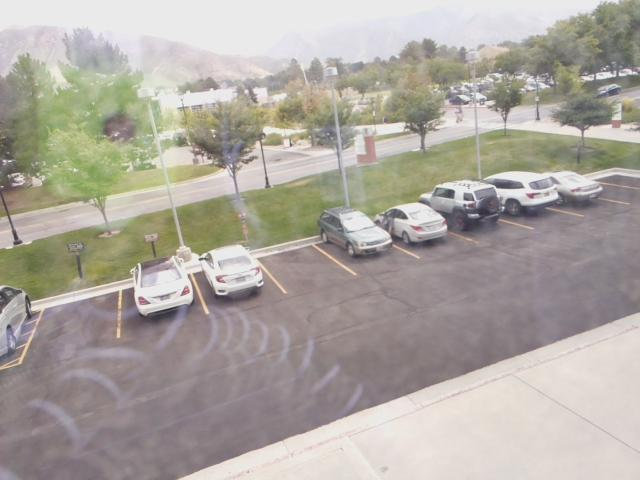
%> input picture _A2/im1.jpg, 640 x 480 px
$ octave --eval "result = CS6640_Laws(imread('im1.jpg'));"   (GNU Octave 9; MATLAB toolbox functions it lacks are replaced by stand-ins)
%> lines starting %> are read from the running program, lines starting %| are printed output that depends on the picture
function T = CS6640_Laws(im)
% CS6640_Laws - compute texture parameters
% On input:
%     im (MxN array): input image
% On output:
%     T (M*Nx10 array): texture parameters
%     each texture parameter is a column vector in T
% Call:
%     T = CS6640_Laws(im);
% Author:
%     Cade Parkison
%     UU
%     Fall 2018
%

% Convert to grayscale if not already grayscale
if size(im,3) == 3
    img=rgb2gray(im);
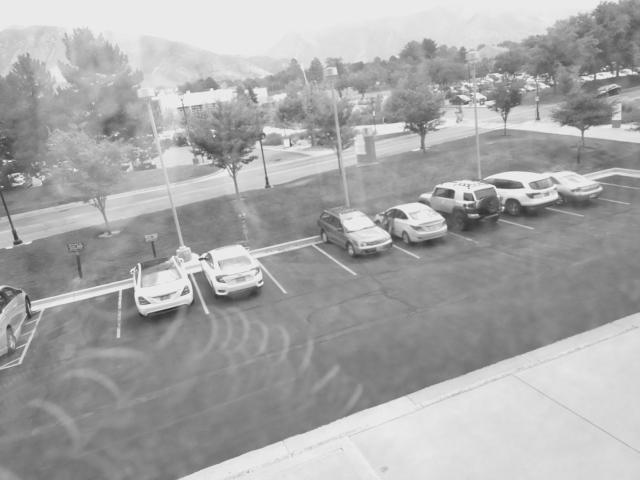
%> img: size 480x640 uint8; min 39, max 252, mean 168.3
else
    img = im;
end

% 1x7 Filter vectors
L7 = [1 6 15 20 15 6 1];
E7 = [-1 -4 -5 0 5 4 1];
S7 = [-1 -2 1 4 1 -2 -1];
W7 = [-1 0 3 0 -3 0 1];
R7 = [1 -2 -1 4 -1 -2 1];
O7 = [-1 6 -15 20 -15 6 -1];

% 9 Laws 7x7 texture filters
f1 = L7'*L7;
f2 = L7'*E7;
f3 = L7'*S7;
f4 = L7'*W7;
f5 = L7'*R7;
f6 = L7'*O7;
f7 = E7'*E7;
f8 = W7'*R7;
f9 = W7'*O7;

% mean filter
meanFilter = ones(7)/49;

% All filters in a cell array
F = cell(9,1);
F{1}=f1;F{2}=f2;F{3}=f3;F{4}=f4;F{5}=f5;F{6}=f6;F{7}=f7;F{8}=f8;F{9}=f9;F{10}=meanFilter;

T = [];

for i = 1:10
    C = conv2(img, F{i}, 'same');
    s = conv2(abs(C), meanFilter, 'same');
    S = s(:);
    T(:,i) = S;
end
%> this loop made 10 passes
%> pass 1, in CS6640_Laws, `C = conv2(img, F{i}, 'same');`:
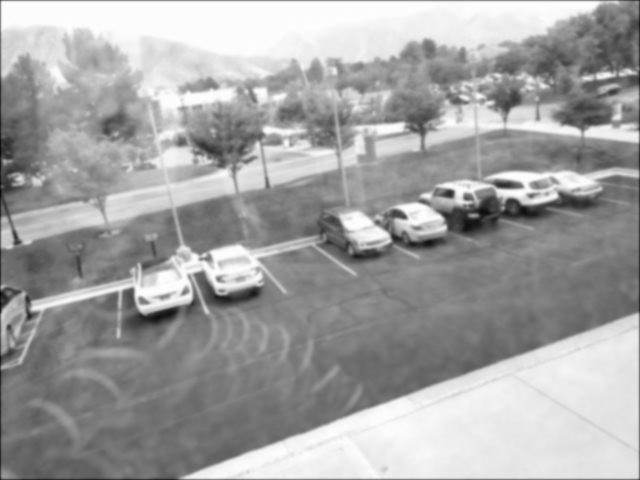
%> C: size 480x640 double; min 189756, max 964905, mean 686520; drawn with min black and max white
%> pass 1, in CS6640_Laws, `s = conv2(abs(C), meanFilter, 'same');`:
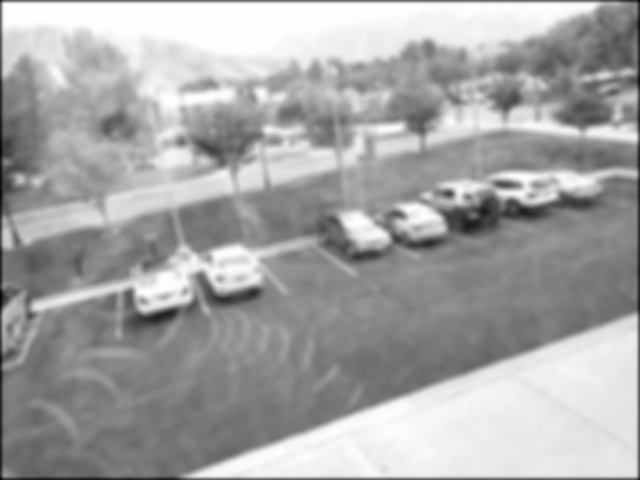
%> s: size 480x640 double; min 162600.2, max 960284.9, mean 682722.8; drawn with min black and max white
%> pass 2, in CS6640_Laws, `C = conv2(img, F{i}, 'same');`:
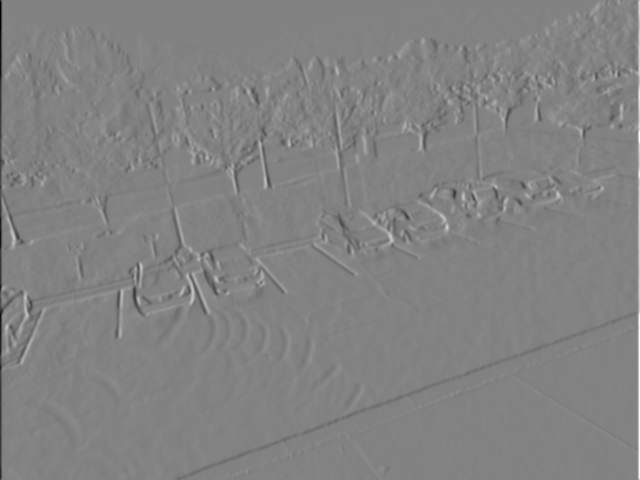
%> C: size 480x640 double; min -149760, max 142642, mean -31.9; drawn with min black and max white
%> pass 2, in CS6640_Laws, `s = conv2(abs(C), meanFilter, 'same');`:
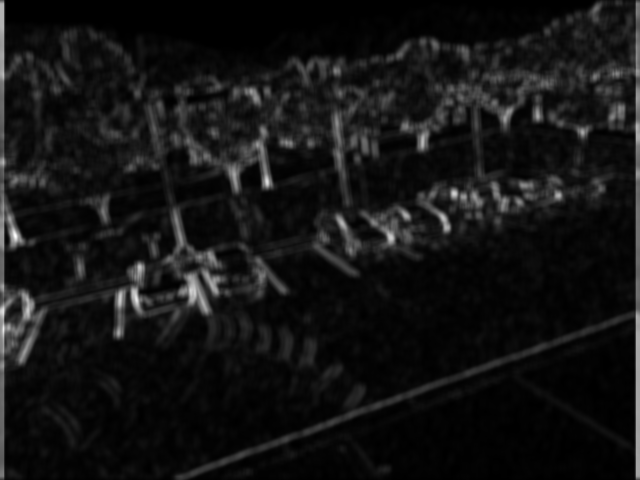
%> s: size 480x640 double; min 0, max 48851.5, mean 3899.2; drawn with min black and max white
